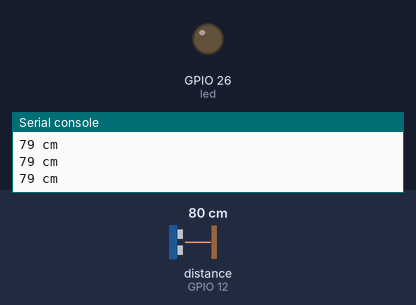
A program run on a simulated ESP32 board running MicroPython. On the bench: output pins drawn as LEDs (lit = HIGH), the last lines printed to the serial console. Inputs (shaded band) come from the test bench; at power-on: distance to the obstacle (sensor on GPIO 12) 80 cm. The echo pulse lasts 58.3 µs per cm; pins used as bus, display or sensor lines are not drawn.

Above: at 3.2 s.
3.3 s: distance to the obstacle (sensor on GPIO 12) set to 18 cm
4.8 s: distance to the obstacle (sensor on GPIO 12) set to 13 cm
At 5.5 s:
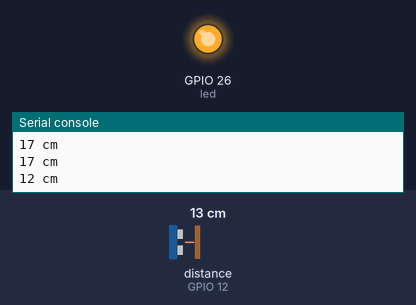
6.5 s: distance to the obstacle (sensor on GPIO 12) set to 35 cm
At 6.8 s:
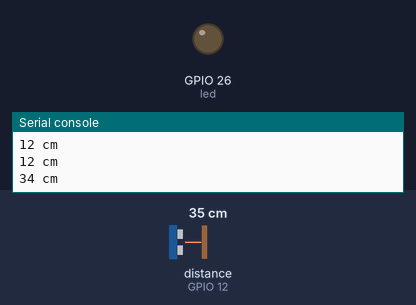
8.0 s: distance to the obstacle (sensor on GPIO 12) set to 2 cm
At 9.4 s:
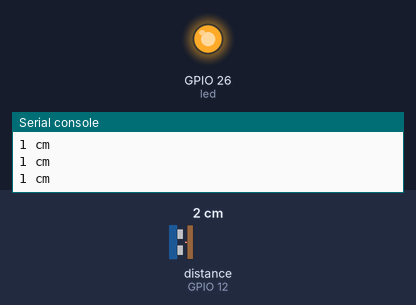
Timing chart, 0 to 10.5 s (numbered marks = the images above; inputs shaded):
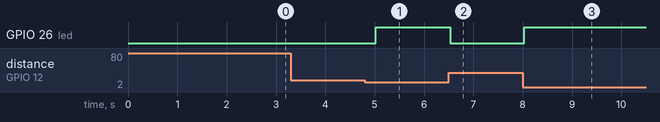

Measured:
- the behaviour switches between 16 and 15 cm on distance to the obstacle (sensor on GPIO 12) (found by bisection; images 0 and 1)
- after the input at 4.8 s, GPIO 26 (led): LOW → HIGH after 0.22 s
- after the input at 6.5 s, GPIO 26 (led): HIGH → LOW at once
- after the input at 8.0 s, GPIO 26 (led): LOW → HIGH at once

The program:

mission_near_led.py
```python
from machine import Pin
import time

trig = Pin(13, Pin.OUT)  # 13번 = 초음파를 쏘는 핀, 12번 = 메아리를 듣는 핀
echo = Pin(12, Pin.IN)
led = Pin(26, Pin.OUT)  # 26번 = 경고 LED


def get_distance():
    trig.value(1)
    time.sleep_us(10)
    trig.value(0)
    while not echo.value():
        pass
    start = time.ticks_us()
    while echo.value():
        pass
    stop = time.ticks_us()
    t = time.ticks_diff(stop, start) // 2
    return int(340 * t // 10000)


time.sleep(2)  # 센서가 깨어날 시간 2초
while True:
    d = get_distance()  # 거리를 재서 d 에 담기
    print(d, "cm")  # 숫자는 그대로 찍고
    if d < 15:  # 15cm 보다 가까우면
        led.value(1)  # LED 켜기
    else:
        led.value(0)  # 15cm 이상이면 LED 끄기
    time.sleep_ms(500)  # 0.5초마다 다시
```
